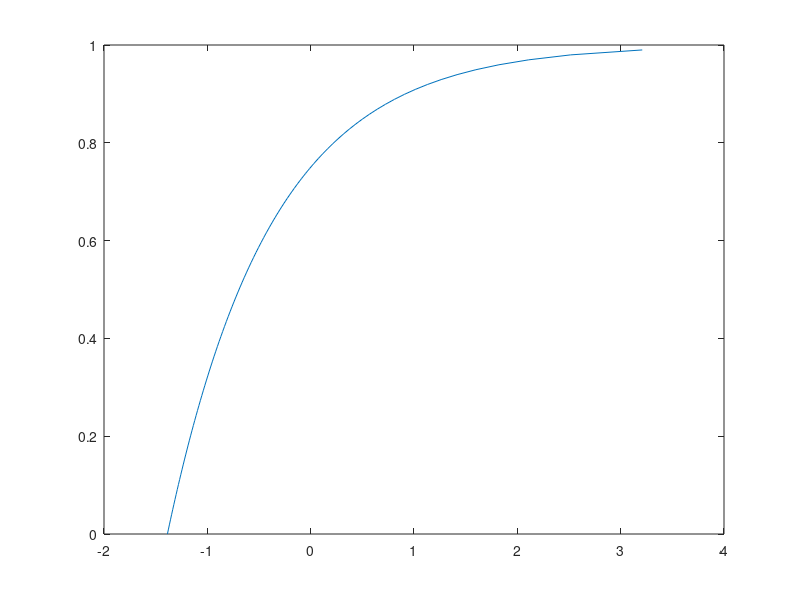
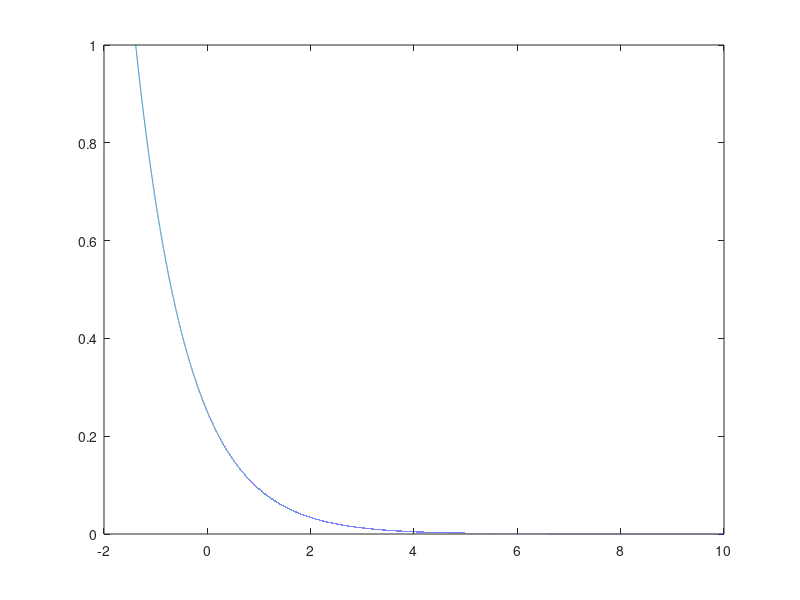

Write MATLAB code to recreate these figures, in order.
close all; clear all; clc;
U = linspace(0,1,100)
X = -log(4-4*U)
figure
plot(X,U)
%%
figure
x = linspace(-log(4),10,100000)
plot(x,exp(-x)/4)